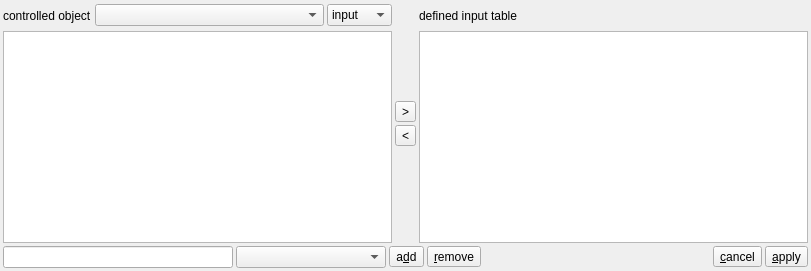
<?xml version="1.0" encoding="UTF-8"?>
<ui version="4.0">
 <class>xVUserTableDefinitionDlg</class>
 <widget class="QDialog" name="xVUserTableDefinitionDlg">
  <property name="geometry">
   <rect>
    <x>0</x>
    <y>0</y>
    <width>811</width>
    <height>271</height>
   </rect>
  </property>
  <property name="sizePolicy">
   <sizepolicy hsizetype="Fixed" vsizetype="Fixed">
    <horstretch>0</horstretch>
    <verstretch>0</verstretch>
   </sizepolicy>
  </property>
  <property name="windowTitle">
   <string>Dialog</string>
  </property>
  <layout class="QVBoxLayout" name="verticalLayout_4">
   <property name="spacing">
    <number>3</number>
   </property>
   <property name="leftMargin">
    <number>3</number>
   </property>
   <property name="topMargin">
    <number>3</number>
   </property>
   <property name="rightMargin">
    <number>3</number>
   </property>
   <property name="bottomMargin">
    <number>3</number>
   </property>
   <item>
    <layout class="QHBoxLayout" name="horizontalLayout_3">
     <item>
      <layout class="QVBoxLayout" name="verticalLayout_2">
       <item>
        <layout class="QHBoxLayout" name="horizontalLayout_2">
         <item>
          <widget class="QLabel" name="pControlLab">
           <property name="minimumSize">
            <size>
             <width>0</width>
             <height>25</height>
            </size>
           </property>
           <property name="text">
            <string>controlled object</string>
           </property>
          </widget>
         </item>
         <item>
          <widget class="QComboBox" name="pControlledObjCB">
           <property name="sizePolicy">
            <sizepolicy hsizetype="MinimumExpanding" vsizetype="Fixed">
             <horstretch>0</horstretch>
             <verstretch>0</verstretch>
            </sizepolicy>
           </property>
          </widget>
         </item>
         <item>
          <widget class="QComboBox" name="pPortCB">
           <item>
            <property name="text">
             <string>input</string>
            </property>
           </item>
           <item>
            <property name="text">
             <string>output</string>
            </property>
           </item>
          </widget>
         </item>
        </layout>
       </item>
       <item>
        <widget class="xVPropTable" name="pSrcPropTable">
         <property name="alternatingRowColors">
          <bool>true</bool>
         </property>
         <property name="selectionMode">
          <enum>QAbstractItemView::SingleSelection</enum>
         </property>
         <property name="selectionBehavior">
          <enum>QAbstractItemView::SelectRows</enum>
         </property>
         <attribute name="horizontalHeaderVisible">
          <bool>false</bool>
         </attribute>
         <attribute name="horizontalHeaderStretchLastSection">
          <bool>true</bool>
         </attribute>
         <attribute name="verticalHeaderVisible">
          <bool>false</bool>
         </attribute>
         <attribute name="verticalHeaderDefaultSectionSize">
          <number>25</number>
         </attribute>
        </widget>
       </item>
      </layout>
     </item>
     <item>
      <layout class="QVBoxLayout" name="verticalLayout">
       <item>
        <spacer name="verticalSpacer">
         <property name="orientation">
          <enum>Qt::Vertical</enum>
         </property>
         <property name="sizeHint" stdset="0">
          <size>
           <width>20</width>
           <height>40</height>
          </size>
         </property>
        </spacer>
       </item>
       <item>
        <widget class="QToolButton" name="pMoveInTB">
         <property name="text">
          <string>&gt;</string>
         </property>
        </widget>
       </item>
       <item>
        <widget class="QToolButton" name="pMoveOutTB">
         <property name="text">
          <string>&lt;</string>
         </property>
        </widget>
       </item>
       <item>
        <spacer name="verticalSpacer_2">
         <property name="orientation">
          <enum>Qt::Vertical</enum>
         </property>
         <property name="sizeHint" stdset="0">
          <size>
           <width>20</width>
           <height>40</height>
          </size>
         </property>
        </spacer>
       </item>
      </layout>
     </item>
     <item>
      <layout class="QVBoxLayout" name="verticalLayout_3">
       <item>
        <widget class="QLabel" name="pDefLab">
         <property name="minimumSize">
          <size>
           <width>0</width>
           <height>25</height>
          </size>
         </property>
         <property name="text">
          <string>defined input table</string>
         </property>
        </widget>
       </item>
       <item>
        <widget class="xVPropTable" name="pTgtPropTable">
         <property name="alternatingRowColors">
          <bool>true</bool>
         </property>
         <property name="selectionMode">
          <enum>QAbstractItemView::SingleSelection</enum>
         </property>
         <property name="selectionBehavior">
          <enum>QAbstractItemView::SelectRows</enum>
         </property>
         <attribute name="horizontalHeaderVisible">
          <bool>false</bool>
         </attribute>
         <attribute name="horizontalHeaderStretchLastSection">
          <bool>true</bool>
         </attribute>
         <attribute name="verticalHeaderVisible">
          <bool>false</bool>
         </attribute>
         <attribute name="verticalHeaderDefaultSectionSize">
          <number>25</number>
         </attribute>
        </widget>
       </item>
      </layout>
     </item>
    </layout>
   </item>
   <item>
    <layout class="QHBoxLayout" name="horizontalLayout">
     <item>
      <widget class="QLineEdit" name="pVarNameLEdit"/>
     </item>
     <item>
      <widget class="QComboBox" name="pTypeCB">
       <property name="minimumSize">
        <size>
         <width>150</width>
         <height>0</height>
        </size>
       </property>
      </widget>
     </item>
     <item>
      <widget class="QToolButton" name="pAddTB">
       <property name="text">
        <string>a&amp;dd</string>
       </property>
      </widget>
     </item>
     <item>
      <widget class="QToolButton" name="pRemoveTB">
       <property name="text">
        <string>&amp;remove</string>
       </property>
      </widget>
     </item>
     <item>
      <spacer name="horizontalSpacer">
       <property name="orientation">
        <enum>Qt::Horizontal</enum>
       </property>
       <property name="sizeHint" stdset="0">
        <size>
         <width>40</width>
         <height>20</height>
        </size>
       </property>
      </spacer>
     </item>
     <item>
      <widget class="QToolButton" name="pCancelTB">
       <property name="text">
        <string>&amp;cancel</string>
       </property>
      </widget>
     </item>
     <item>
      <widget class="QToolButton" name="pApplyTB">
       <property name="text">
        <string>&amp;apply</string>
       </property>
      </widget>
     </item>
    </layout>
   </item>
  </layout>
 </widget>
 <customwidgets>
  <customwidget>
   <class>xVPropTable</class>
   <extends>QTableWidget</extends>
   <header location="global">xvproptable.h</header>
  </customwidget>
 </customwidgets>
 <resources/>
 <connections>
  <connection>
   <sender>pCancelTB</sender>
   <signal>clicked()</signal>
   <receiver>xVUserTableDefinitionDlg</receiver>
   <slot>reject()</slot>
   <hints>
    <hint type="sourcelabel">
     <x>727</x>
     <y>250</y>
    </hint>
    <hint type="destinationlabel">
     <x>659</x>
     <y>243</y>
    </hint>
   </hints>
  </connection>
  <connection>
   <sender>pApplyTB</sender>
   <signal>clicked()</signal>
   <receiver>xVUserTableDefinitionDlg</receiver>
   <slot>accept()</slot>
   <hints>
    <hint type="sourcelabel">
     <x>787</x>
     <y>248</y>
    </hint>
    <hint type="destinationlabel">
     <x>679</x>
     <y>248</y>
    </hint>
   </hints>
  </connection>
 </connections>
</ui>
